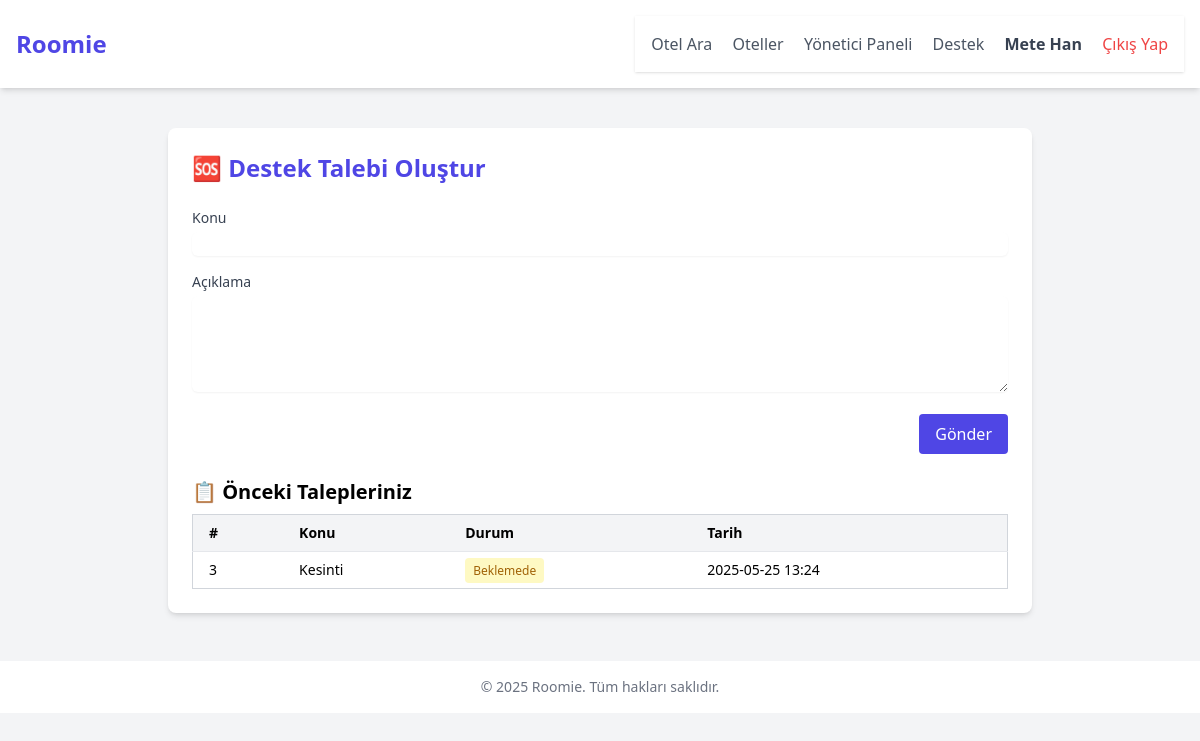
Page /support/ (signed in) on the committed database.
### models.py (models this page shows, shortened)
class SupportTicket(Base):
    __tablename__ = 'support_tickets'
    id = Column(Integer, primary_key=True, index=True)
    user_id = Column(Integer, ForeignKey("users.id"))
    subject = Column(String(200))
    message = Column(Text)
    status = Column(String(50), default="Beklemede")
    created_at = Column(DateTime(timezone=True), default=lambda: datetime.now(timezone.utc))
    user = relationship("User", back_populates="support_tickets")

### routers/support.py (the view)
@router.get("/", response_class=HTMLResponse)
def show_support_form(request: Request, db: db_dependency, user: user_dependency):
    tickets = db.query(SupportTicket).filter(SupportTicket.user_id == user["id"]).all()
    return templates.TemplateResponse("support.html", {"request": request, "tickets": tickets,"user":user})

### templates/support.html (shortened to what this page needs)
{% extends "base.html" %}
{% block content %}
<div class="bg-white rounded-lg shadow-md p-6 space-y-6">
    <h2 class="text-2xl font-bold text-indigo-600 flex items-center gap-2">
        🆘 Destek Talebi Oluştur
    </h2>
    <form method="post" class="space-y-4">
        <div>
            <label for="subject" class="block text-sm font-medium text-gray-700">Konu</label>
            <input type="text" id="subject" name="subject" required
                   class="mt-1 w-full border-gray-300 rounded-md shadow-sm focus:ring-indigo-500 focus:border-indigo-500">
        </div>
        <div>
            <label for="message" class="block text-sm font-medium text-gray-700">Açıklama</label>
            <textarea id="message" name="message" rows="4" required
                      class="mt-1 w-full border-gray-300 rounded-md shadow-sm focus:ring-indigo-500 focus:border-indigo-500"></textarea>
        </div>
        <div class="text-right">
            <button type="submit"
                    class="bg-indigo-600 hover:bg-indigo-700 text-white font-medium py-2 px-4 rounded">
                Gönder
            </button>
        </div>
    </form>
    <div>
        <h3 class="text-xl font-semibold mb-2 flex items-center gap-2">📋 Önceki Talepleriniz</h3>
        {% if tickets %}
        <div class="overflow-x-auto">
            <table class="min-w-full border border-gray-300 divide-y divide-gray-200 text-sm">
                <thead class="bg-gray-100 text-left">
                <tr>
                    <th class="px-4 py-2">#</th>
                    <th class="px-4 py-2">Konu</th>
                    <th class="px-4 py-2">Durum</th>
                    <th class="px-4 py-2">Tarih</th>
                </tr>
                </thead>
                <tbody class="divide-y divide-gray-100">
                {% for ticket in tickets %}
                <tr>
                    <td class="px-4 py-2">{{ ticket.id }}</td>
                    <td class="px-4 py-2">{{ ticket.subject }}</td>
                    <td class="px-4 py-2">
                        {% if ticket.status == "Beklemede" %}
                        <span class="text-yellow-700 bg-yellow-100 px-2 py-1 rounded text-xs font-medium">Beklemede</span>
                        {% elif ticket.status == "Yanıtlandı" %}
                        <span class="text-blue-700 bg-blue-100 px-2 py-1 rounded text-xs font-medium">Yanıtlandı</span>
                        {% elif ticket.status == "Çözüldü" %}
                        <span class="text-green-700 bg-green-100 px-2 py-1 rounded text-xs font-medium">Çözüldü</span>
                        {% else %}
                        <span class="text-gray-700">{{ ticket.status }}</span>
                        {% endif %}
                    </td>
                    <td class="px-4 py-2">{{ ticket.created_at_tr.strftime('%Y-%m-%d %H:%M') }}</td>
                </tr>
                {% endfor %}
                </tbody>
            </table>
        </div>
        {% else %}
        <p class="text-gray-500">Henüz hiçbir destek talebiniz yok.</p>
        {% endif %}
    </div>
</div>
{% endblock %}

### rows in the picture
SupportTicket: id "3", subject "Kesinti", status "Beklemede", created_at_tr "2025-05-25 13:24"

### other values in the picture
{{ user.first_name }} "Mete"
{{ user.last_name }} "Han"
